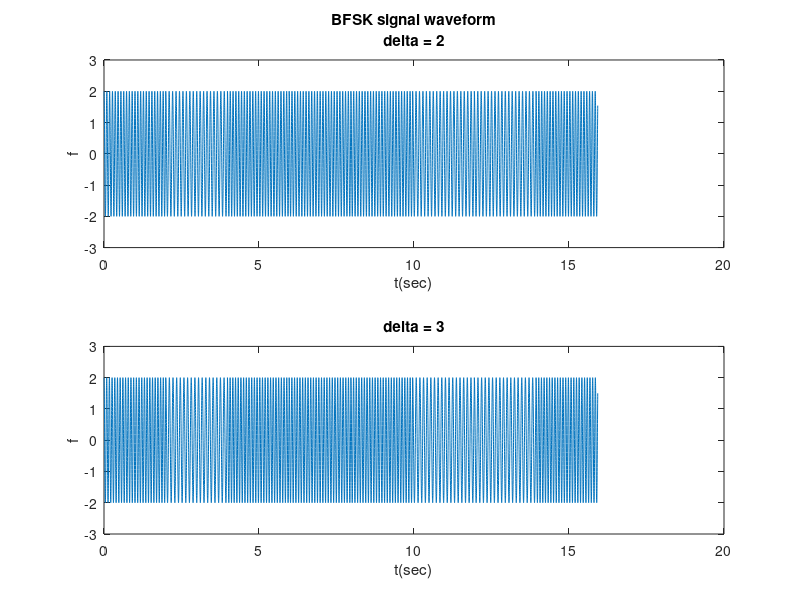

MATLAB code to generate this figure:
%BFSK simulation
fc = 10;
Ac = 2;
Tsym = 2;%symbol length in secs
Tsam = 0.001;%sampling interval in secs
symbol = [1 0 1 1 1 0 0 1];

period = [0:Tsam:Tsym-0.01];

delta = 2;
signal_2 = zeros(0);
for i = 1:length(symbol)
    signal_2 = [signal_2, Ac*cos(2*pi*(fc+0.5*delta*(symbol(i)*2-1))*period)];
end

delta = 3;
signal_3 = zeros(0);
for i = 1:length(symbol)
    signal_3 = [signal_3, Ac*cos(2*pi*(fc+0.5*delta*(symbol(i)*2-1))*period)];
end

t = [0:length(signal_2)-1]*Tsam;
figure();
subplot(2,1,1);
plot(t, signal_2);
title({'BFSK signal waveform'; 'delta = 2'});
xlabel('t(sec)');
ylabel('f');
ylim([-3,3]);
subplot(2,1,2);
plot(t, signal_3);
title('delta = 3');
xlabel('t(sec)');
ylabel('f');
ylim([-3,3]);